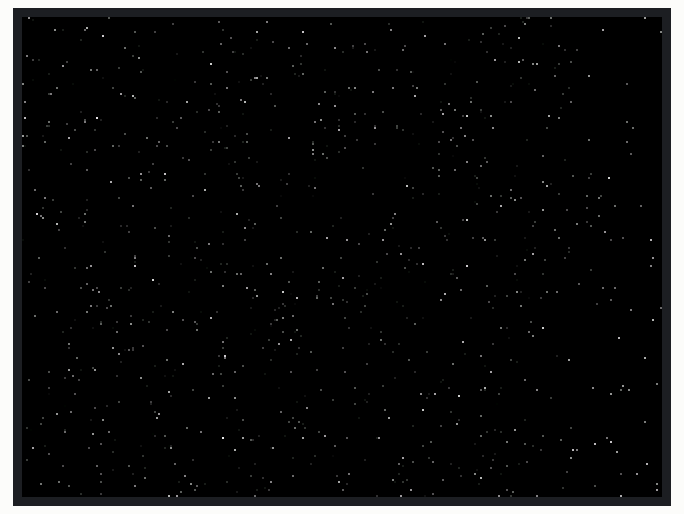
Simulated run of this sketch. Board: ESP32. Shown: 320×240 colour display. Random numbers use the default seed unless the sketch sets one; what the sketch prints to the serial monitor is not drawn.

Above: at 0.67 s.
At 2.51 s:
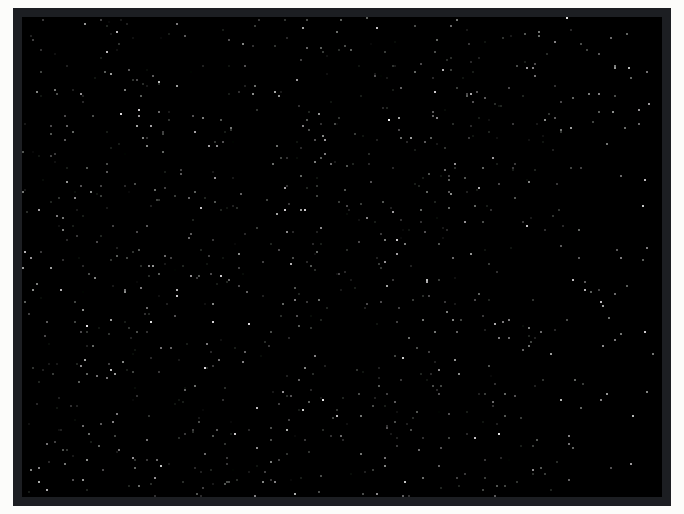
At 4.34 s:
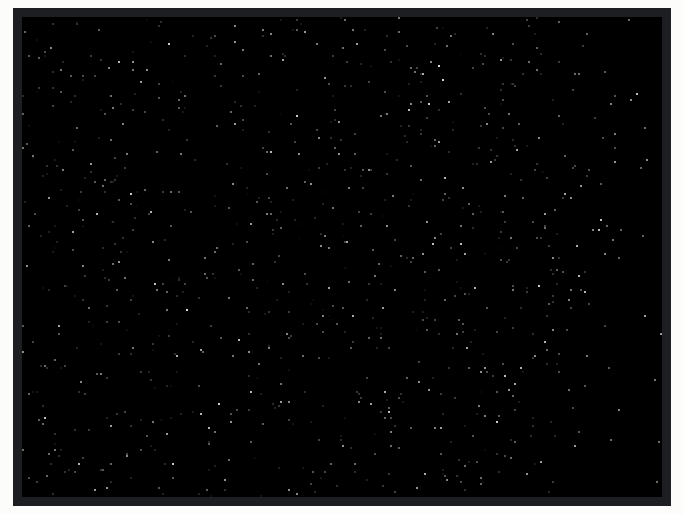
At 7.99 s:
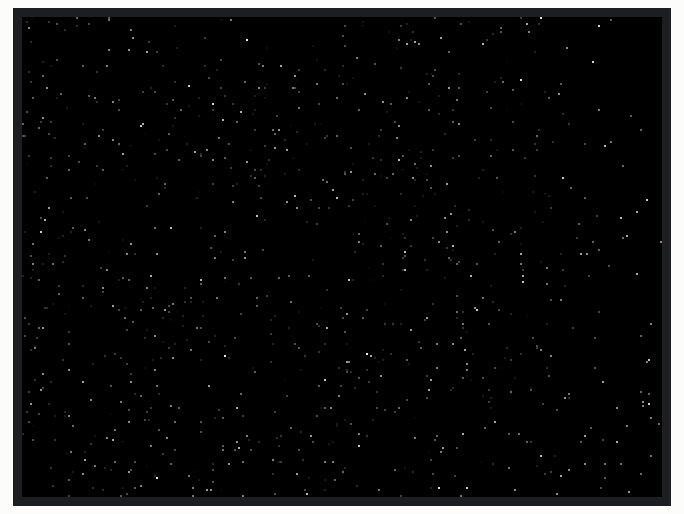
At 11.65 s:
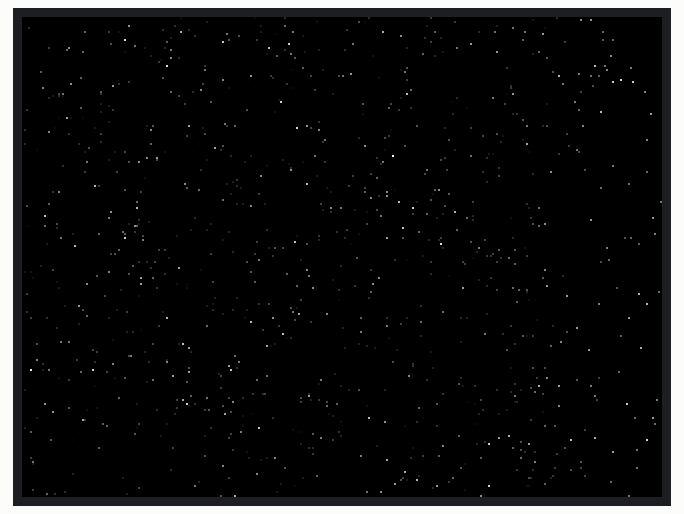
At 15.32 s:
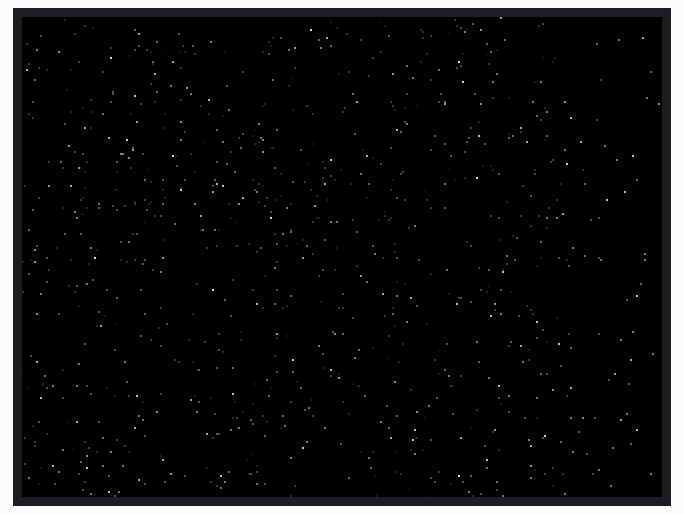

The sketch:

TFT_Starfield.ino
```cpp
// Animates white pixels to simulate flying through a star field

#include <M5Stack.h>

// With 1024 stars the update rate is ~65 frames per second
#define NSTARS 1024
uint8_t sx[NSTARS] = {};
uint8_t sy[NSTARS] = {};
uint8_t sz[NSTARS] = {};

uint8_t za, zb, zc, zx;

// Fast 0-255 random number generator from http://eternityforest.com/Projects/rng.php:
uint8_t __attribute__((always_inline)) rng()
{
  zx++;
  za = (za^zc^zx);
  zb = (zb+za);
  zc = (zc+(zb>>1)^za);
  return zc;
}

void setup() {
  za = random(256);
  zb = random(256);
  zc = random(256);
  zx = random(256);

  M5.begin();
  // M5.Lcd.setRotation(1);
  M5.Lcd.fillScreen(TFT_BLACK);

  // fastSetup() must be used immediately before fastPixel() to prepare screen
  // It must be called after any other graphics drawing function call if fastPixel()
  // is to be called again
  //M5.Lcd.fastSetup(); // Prepare plot window range for fast pixel plotting
}

void loop()
{
  unsigned long t0 = micros();
  uint8_t spawnDepthVariation = 255;

  for(int i = 0; i < NSTARS; ++i)
  {
    if (sz[i] <= 1)
    {
      sx[i] = 160 - 120 + rng();
      sy[i] = rng();
      sz[i] = spawnDepthVariation--;
    }
    else
    {
      int old_screen_x = ((int)sx[i] - 160) * 256 / sz[i] + 160;
      int old_screen_y = ((int)sy[i] - 120) * 256 / sz[i] + 120;

      // This is a faster pixel drawing function for occassions where many single pixels must be drawn
      M5.Lcd.drawPixel(old_screen_x, old_screen_y,TFT_BLACK);

      sz[i] -= 2;
      if (sz[i] > 1)
      {
        int screen_x = ((int)sx[i] - 160) * 256 / sz[i] + 160;
        int screen_y = ((int)sy[i] - 120) * 256 / sz[i] + 120;

        if (screen_x >= 0 && screen_y >= 0 && screen_x < 320 && screen_y < 240)
        {
          uint8_t r, g, b;
          r = g = b = 255 - sz[i];
          M5.Lcd.drawPixel(screen_x, screen_y, M5.Lcd.color565(r,g,b));
        }
        else
          sz[i] = 0; // Out of screen, die.
      }
    }
  }
  unsigned long t1 = micros();
  //static char timeMicros[8] = {};

 // Calcualte frames per second
  Serial.println(1.0/((t1 - t0)/1000000.0));
}
```
